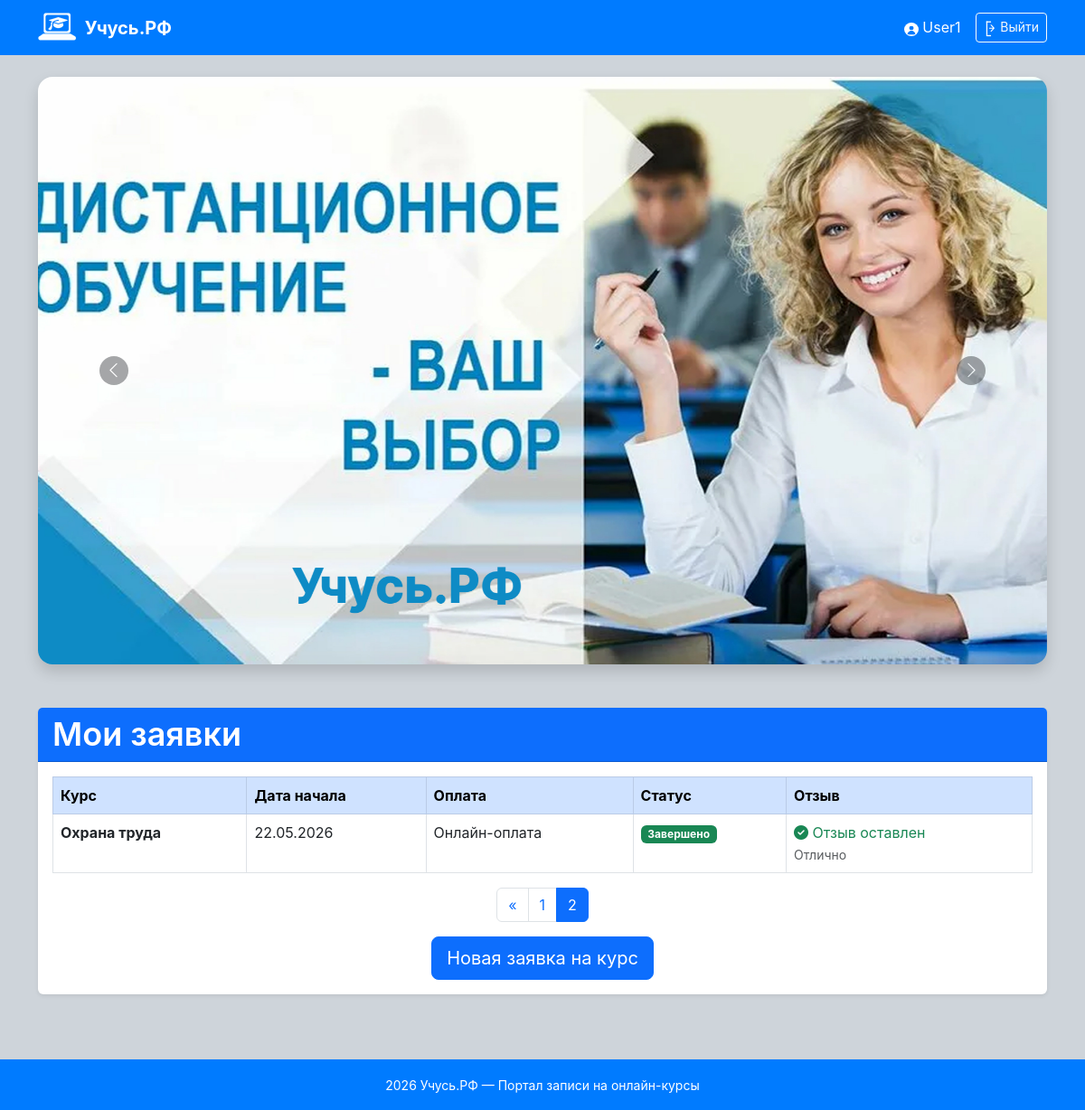
The page /dashboard/?page=2 (signed in) on the database its author committed.
### courses/models.py (models this page shows, shortened)
class CourseRequest(models.Model):
    COURSE_TYPES = [
        ('qualification', 'Повышение квалификации'),
        ('retraining', 'Переподготовка'),
        ('safety', 'Охрана труда'),
    ]
    PAYMENT_METHODS = [
        ('card', 'Банковская карта'),
        ('online', 'Онлайн-оплата'),
        ('receipt', 'Квитанция'),
    ]
    STATUSES = [
        ('new', 'Новая'),
        ('in_progress', 'Идёт обучение'),
        ('completed', 'Обучение завершено'),
    ]
    user = models.ForeignKey(User, on_delete=models.CASCADE, related_name='requests')
    course_type = models.CharField(max_length=20, choices=COURSE_TYPES)
    start_date = models.DateField()
    payment_method = models.CharField(max_length=20, choices=PAYMENT_METHODS)
    status = models.CharField(max_length=20, choices=STATUSES, default='new')
    created_at = models.DateTimeField(auto_now_add=True)

class Review(models.Model):
    user = models.ForeignKey(User, on_delete=models.CASCADE, related_name='reviews')
    request = models.OneToOneField(CourseRequest, on_delete=models.CASCADE, related_name='review')
    text = models.TextField()
    created_at = models.DateTimeField(auto_now_add=True)

### courses/views.py (the view, shortened to what this page needs)
# urls.py: path('dashboard/', views.dashboard, name='dashboard'),
@login_required
def dashboard(request):
    requests_list = CourseRequest.objects.filter(user=request.user).order_by('-created_at')
    paginator = Paginator(requests_list, 5)
    page_number = request.GET.get('page')
    requests_page = paginator.get_page(page_number)
    reviews_exists = set(Review.objects.filter(user=request.user).values_list('request_id', flat=True))
    return render(request, 'dashboard.html', {
        'requests': requests_page,
        'reviews_exists': reviews_exists,
    })

### templates/dashboard.html (shortened to what this page needs)
{% extends 'base.html' %}
{% load static %}
{% block content %}
<div class="row">
    <div class="col-12">
        <div class="slider-wrapper mb-5">
            <div id="mainSlider" class="carousel slide" data-bs-ride="carousel" data-bs-interval="3000">
                <div class="carousel-inner rounded-4 shadow">
                    <div class="carousel-item active">
                        <img src="{% static 'images/slide1.jpg' %}" class="d-block w-100" alt="Обучение" style="height: 650px; object-fit: cover;">
                    </div>
                </div>
                <button class="carousel-control-prev" type="button" data-bs-target="#mainSlider" data-bs-slide="prev">
                    <span class="carousel-control-prev-icon bg-dark rounded-circle p-3"></span>
                </button>
                <button class="carousel-control-next" type="button" data-bs-target="#mainSlider" data-bs-slide="next">
                    <span class="carousel-control-next-icon bg-dark rounded-circle p-3"></span>
                </button>
            </div>
        </div>
        <div class="card shadow-sm">
            <div class="card-header bg-primary text-white">
                <h1 class="group mb-0">Мои заявки</h1>
            </div>
            <div class="card-body">
                {% if requests %}
                    <div class="table-responsive">
                        <table class="table table-hover table-bordered">
                            <thead class="table-primary">
                                <tr>
                                    <th>Курс</th>
                                    <th>Дата начала</th>
                                    <th>Оплата</th>
                                    <th>Статус</th>
                                    <th>Отзыв</th>
                                </tr>
                            </thead>
                            <tbody>
                                {% for req in requests %}
                                <tr class="animate__animated animate__fadeIn">
                                    <td><strong>{{ req.get_course_type_display }}</strong></td>
                                    <td>{{ req.start_date|date:"d.m.Y" }}</td>
                                    <td>{{ req.get_payment_method_display }}</td>
                                    <td>
                                        {% if req.status == 'new' %}
                                            <span class="badge bg-warning text-dark">Новая</span>
                                        {% elif req.status == 'in_progress' %}
                                            <span class="badge bg-info">Идёт обучение</span>
                                        {% else %}
                                            <span class="badge bg-success">Завершено</span>
                                        {% endif %}
                                    </td>
                                    <td>
                                        {% if req.status == 'completed' %}
                                            {% if req.id in reviews_exists %}
                                                <div class="text-success">
                                                    <i class="fas fa-check-circle"></i> Отзыв оставлен
                                                </div>
                                                <small class="text-muted">{{ req.review.text|truncatechars:50 }}</small>
                                            {% endif %}
                                        {% else %}
                                            <span class="text-muted small">
                                                <i class="fas fa-lock"></i> Отзыв доступен после завершения курса
                                            </span>
                                        {% endif %}
                                    </td>
                                </tr>
                                {% endfor %}
                            </tbody>
                        </table>
                    </div>
                    {% if requests.has_other_pages %}
                    <nav>
                        <ul class="pagination justify-content-center">
                            {% if requests.has_previous %}
                                <li class="page-item"><a class="page-link" href="?page={{ requests.previous_page_number }}">«</a></li>
                            {% endif %}
                            {% for num in requests.paginator.page_range %}
                                <li class="page-item {% if requests.number == num %}active{% endif %}">
                                    <a class="page-link" href="?page={{ num }}">{{ num }}</a>
                                </li>
                            {% endfor %}
                        </ul>
                    </nav>
                    {% endif %}
                {% else %}
                    <div class="alert alert-info text-center">
                        <p>У вас пока нет заявок. Создайте первую!</p>
                    </div>
                {% endif %}
                <div class="text-center mt-3">
                    <a href="{% url 'create_request' %}" class="btn btn-primary btn-lg">
                        Новая заявка на курс
                    </a>
                </div>
            </div>
        </div>
    </div>
</div>
{% endblock %}

### templates/base.html (shortened to what this page needs)
<!DOCTYPE html>
<html lang="ru">
<head>
    <link href="https://cdn.jsdelivr.net/npm/bootstrap@5.3.0/dist/css/bootstrap.min.css" rel="stylesheet">
    <link rel="stylesheet" href="https://cdnjs.cloudflare.com/ajax/libs/font-awesome/6.4.0/css/all.min.css">
    {% load static %}
    <link rel="stylesheet" href="{% static 'css/style.css' %}">
</head>
<body>
    <nav class="navbar navbar-expand-lg navbar-dark">
        <div class="container">
            <a class="navbar-brand d-flex align-items-center gap-2" href="{% url 'dashboard' %}">
                 <img src="{% static 'images/logo.svg' %}" alt="Логотип" height="35">
                <span class="fw-bold">Учусь.РФ</span>
            </a>
            {% if user.is_authenticated %}
            <div class="ms-auto d-flex align-items-center gap-3">
                <span class="text-white">
                   <img src="{% static 'images/User.svg' %}" alt="Пользователь" height="15">
                    {{ user.username }}
                </span>
                <a href="{% url 'logout' %}" class="btn btn-outline-light btn-sm">
                    <img src="{% static 'images/Exit.svg' %}" alt="Выход" height="20">
                    Выйти
                </a>
            </div>
            {% endif %}
        </div>
    </nav>
    <main class="container my-4">
        {% block content %}{% endblock %}
    </main>
    <footer class="text-white text-center py-3 mt-5">
        <div class="container">
            <small>
               2026 Учусь.РФ — Портал записи на онлайн-курсы
            </small>
        </div>
    </footer>
</body>
</html>

### static/css/style.css (style rules this page uses)
html, body { height: 100%; margin: 0; padding: 0; }
body { font-size: 16px; background-color: #ced4da; font-family: 'Inter'; display: flex; flex-direction: column; min-height: 100vh; }
main.container { flex: 1 0 auto; }
.navbar { background-color: #007bff; }
footer { flex-shrink: 0; margin-top: auto; background-color: #007bff; }
h1, .display-6 { font-family: 'Inter' font-size: 36px; font-weight: 600; }
h1.group { font-size: 36px; }
.animate__animated { animation-duration: 0.5s; }
.btn { transition: all 0.3s ease; }
.card { transition: transform 0.2s ease, box-shadow 0.2s ease; border: none; }
.carousel-item img { transition: transform 0.3s ease; }
.carousel-control-prev-icon, .carousel-control-next-icon { background-size: 60%; opacity: 0.8; }

### rows shown on the page
CourseRequest: course_type "Охрана труда", start_date "22.05.2026", payment_method "Онлайн-оплата", status "Завершено", review.text "Отлично"

### other values the page prints
{{ user.username }} "User1"
{{ num }} "1" "2"
